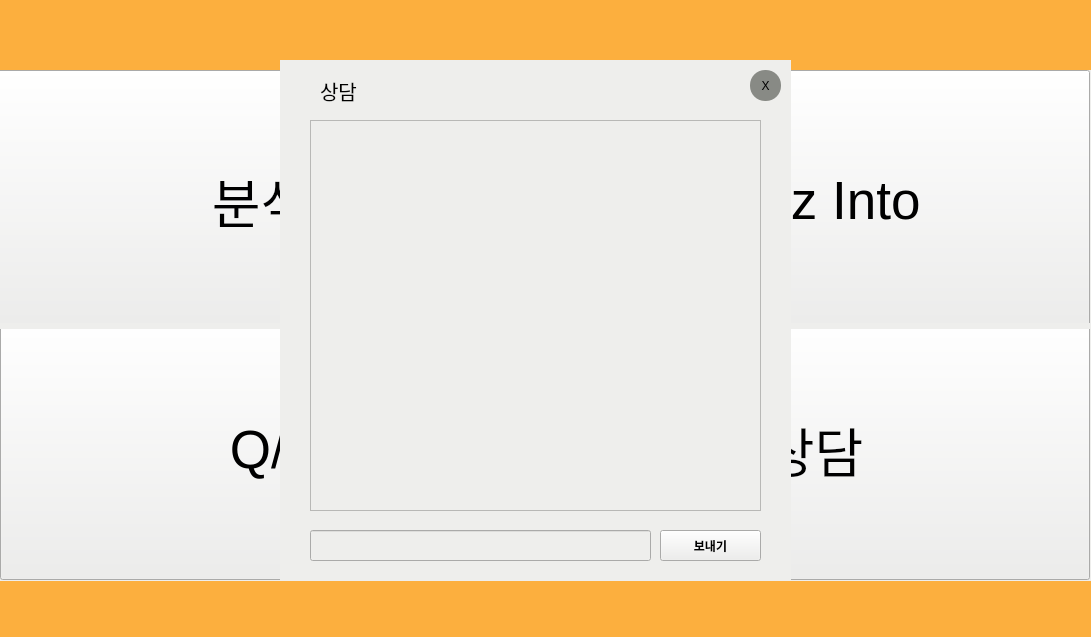
<?xml version="1.0" encoding="UTF-8"?>
<ui version="4.0">
 <class>MainWindow</class>
 <widget class="QMainWindow" name="MainWindow">
  <property name="geometry">
   <rect>
    <x>0</x>
    <y>0</y>
    <width>1091</width>
    <height>637</height>
   </rect>
  </property>
  <property name="windowTitle">
   <string>MainWindow</string>
  </property>
  <property name="styleSheet">
   <string notr="true">background-color: rgb(252, 175, 62);</string>
  </property>
  <widget class="QWidget" name="centralwidget">
   <widget class="QWidget" name="login_widget" native="true">
    <property name="geometry">
     <rect>
      <x>260</x>
      <y>100</y>
      <width>539</width>
      <height>335</height>
     </rect>
    </property>
    <property name="styleSheet">
     <string notr="true">background-color: rgb(238, 238, 236);
border-radius: 25px;
</string>
    </property>
    <widget class="QLabel" name="label_2">
     <property name="geometry">
      <rect>
       <x>110</x>
       <y>150</y>
       <width>67</width>
       <height>21</height>
      </rect>
     </property>
     <property name="text">
      <string>ID</string>
     </property>
    </widget>
    <widget class="QLabel" name="label_3">
     <property name="geometry">
      <rect>
       <x>110</x>
       <y>210</y>
       <width>67</width>
       <height>21</height>
      </rect>
     </property>
     <property name="text">
      <string>PW</string>
     </property>
    </widget>
    <widget class="QLineEdit" name="login_id">
     <property name="geometry">
      <rect>
       <x>200</x>
       <y>150</y>
       <width>113</width>
       <height>25</height>
      </rect>
     </property>
     <property name="styleSheet">
      <string notr="true">border-style: solid;
border-width: 2px;
color: black;
</string>
     </property>
    </widget>
    <widget class="QLineEdit" name="login_pw">
     <property name="geometry">
      <rect>
       <x>200</x>
       <y>210</y>
       <width>113</width>
       <height>25</height>
      </rect>
     </property>
     <property name="styleSheet">
      <string notr="true">border-style: solid;
border-width: 2px;
color: black;
</string>
     </property>
    </widget>
    <widget class="QPushButton" name="login_btn">
     <property name="geometry">
      <rect>
       <x>340</x>
       <y>150</y>
       <width>89</width>
       <height>81</height>
      </rect>
     </property>
     <property name="palette">
      <palette>
       <active>
        <colorrole role="Button">
         <brush brushstyle="SolidPattern">
          <color alpha="255">
           <red>136</red>
           <green>138</green>
           <blue>133</blue>
          </color>
         </brush>
        </colorrole>
        <colorrole role="Base">
         <brush brushstyle="SolidPattern">
          <color alpha="255">
           <red>136</red>
           <green>138</green>
           <blue>133</blue>
          </color>
         </brush>
        </colorrole>
        <colorrole role="Window">
         <brush brushstyle="SolidPattern">
          <color alpha="255">
           <red>136</red>
           <green>138</green>
           <blue>133</blue>
          </color>
         </brush>
        </colorrole>
       </active>
       <inactive>
        <colorrole role="Button">
         <brush brushstyle="SolidPattern">
          <color alpha="255">
           <red>136</red>
           <green>138</green>
           <blue>133</blue>
          </color>
         </brush>
        </colorrole>
        <colorrole role="Base">
         <brush brushstyle="SolidPattern">
          <color alpha="255">
           <red>136</red>
           <green>138</green>
           <blue>133</blue>
          </color>
         </brush>
        </colorrole>
        <colorrole role="Window">
         <brush brushstyle="SolidPattern">
          <color alpha="255">
           <red>136</red>
           <green>138</green>
           <blue>133</blue>
          </color>
         </brush>
        </colorrole>
       </inactive>
       <disabled>
        <colorrole role="Button">
         <brush brushstyle="SolidPattern">
          <color alpha="255">
           <red>136</red>
           <green>138</green>
           <blue>133</blue>
          </color>
         </brush>
        </colorrole>
        <colorrole role="Base">
         <brush brushstyle="SolidPattern">
          <color alpha="255">
           <red>136</red>
           <green>138</green>
           <blue>133</blue>
          </color>
         </brush>
        </colorrole>
        <colorrole role="Window">
         <brush brushstyle="SolidPattern">
          <color alpha="255">
           <red>136</red>
           <green>138</green>
           <blue>133</blue>
          </color>
         </brush>
        </colorrole>
       </disabled>
      </palette>
     </property>
     <property name="styleSheet">
      <string notr="true">QPushButton{
background-color: rgb(136, 138, 133);
border-style: solid;
border-radius: 20px
}
QPushButton:hover{
background-color: rgb(180, 255, 255);
border-style: solid;
border-radius: 20px}

QPushButton:pressed{
background-color: rgb(100, 255, 255);
border-style: solid;
border-radius: 20px}
</string>
     </property>
     <property name="text">
      <string>Login</string>
     </property>
    </widget>
    <widget class="QPushButton" name="sign_up_btn">
     <property name="geometry">
      <rect>
       <x>340</x>
       <y>250</y>
       <width>89</width>
       <height>25</height>
      </rect>
     </property>
     <property name="styleSheet">
      <string notr="true">QPushButton{
background-color: rgb(136, 138, 133);
border-style: solid;
border-radius: 5px
}
QPushButton:hover{
background-color: rgb(180, 255, 255);
border-style: solid;
border-radius: 5px}

QPushButton:pressed{
background-color: rgb(100, 255, 255);
border-style: solid;
border-radius: 5px}
</string>
     </property>
     <property name="text">
      <string>sign_up</string>
     </property>
    </widget>
    <widget class="QLabel" name="label">
     <property name="geometry">
      <rect>
       <x>110</x>
       <y>60</y>
       <width>281</width>
       <height>61</height>
      </rect>
     </property>
     <property name="text">
      <string>교수용 로그인</string>
     </property>
    </widget>
   </widget>
   <widget class="QWidget" name="sign_widget" native="true">
    <property name="geometry">
     <rect>
      <x>250</x>
      <y>90</y>
      <width>581</width>
      <height>381</height>
     </rect>
    </property>
    <property name="styleSheet">
     <string notr="true">background-color: rgb(238, 238, 236);
border-radius: 25px;
</string>
    </property>
    <widget class="QLabel" name="label_4">
     <property name="geometry">
      <rect>
       <x>160</x>
       <y>120</y>
       <width>67</width>
       <height>21</height>
      </rect>
     </property>
     <property name="text">
      <string>이름</string>
     </property>
    </widget>
    <widget class="QLabel" name="label_5">
     <property name="geometry">
      <rect>
       <x>160</x>
       <y>160</y>
       <width>67</width>
       <height>21</height>
      </rect>
     </property>
     <property name="text">
      <string>ID</string>
     </property>
    </widget>
    <widget class="QLineEdit" name="name">
     <property name="geometry">
      <rect>
       <x>250</x>
       <y>120</y>
       <width>113</width>
       <height>25</height>
      </rect>
     </property>
     <property name="styleSheet">
      <string notr="true">border-style: solid;
border-width: 2px;
color: black;
</string>
     </property>
     <property name="text">
      <string/>
     </property>
    </widget>
    <widget class="QLineEdit" name="sign_id">
     <property name="geometry">
      <rect>
       <x>250</x>
       <y>160</y>
       <width>113</width>
       <height>25</height>
      </rect>
     </property>
     <property name="styleSheet">
      <string notr="true">border-style: solid;
border-width: 2px;
color: black;
</string>
     </property>
    </widget>
    <widget class="QLabel" name="label_6">
     <property name="geometry">
      <rect>
       <x>160</x>
       <y>30</y>
       <width>281</width>
       <height>61</height>
      </rect>
     </property>
     <property name="text">
      <string>회원가입</string>
     </property>
    </widget>
    <widget class="QLineEdit" name="sign_pw">
     <property name="geometry">
      <rect>
       <x>250</x>
       <y>200</y>
       <width>113</width>
       <height>25</height>
      </rect>
     </property>
     <property name="styleSheet">
      <string notr="true">border-style: solid;
border-width: 2px;
color: black;
</string>
     </property>
    </widget>
    <widget class="QLabel" name="label_7">
     <property name="geometry">
      <rect>
       <x>160</x>
       <y>200</y>
       <width>67</width>
       <height>21</height>
      </rect>
     </property>
     <property name="text">
      <string>PW</string>
     </property>
    </widget>
    <widget class="QPushButton" name="confirm_btn">
     <property name="geometry">
      <rect>
       <x>150</x>
       <y>280</y>
       <width>89</width>
       <height>25</height>
      </rect>
     </property>
     <property name="styleSheet">
      <string notr="true">QPushButton{
background-color: rgb(136, 138, 133);
border-style: solid;
border-radius: 20px
}
QPushButton:hover{
background-color: rgb(180, 255, 255);
border-style: solid;
border-radius: 20px}

QPushButton:pressed{
background-color: rgb(100, 255, 255);
border-style: solid;
border-radius: 20px}
</string>
     </property>
     <property name="text">
      <string>확인</string>
     </property>
    </widget>
    <widget class="QPushButton" name="back_btn">
     <property name="geometry">
      <rect>
       <x>270</x>
       <y>280</y>
       <width>89</width>
       <height>25</height>
      </rect>
     </property>
     <property name="styleSheet">
      <string notr="true">QPushButton{
background-color: rgb(136, 138, 133);
border-style: solid;
border-radius: 20px
}
QPushButton:hover{
background-color: rgb(180, 255, 255);
border-style: solid;
border-radius: 20px}

QPushButton:pressed{
background-color: rgb(100, 255, 255);
border-style: solid;
border-radius: 20px}
</string>
     </property>
     <property name="text">
      <string>취소</string>
     </property>
    </widget>
    <widget class="QPushButton" name="idcheck_btn">
     <property name="geometry">
      <rect>
       <x>380</x>
       <y>160</y>
       <width>89</width>
       <height>25</height>
      </rect>
     </property>
     <property name="styleSheet">
      <string notr="true">QPushButton{
background-color: rgb(136, 138, 133);
border-style: solid;
border-radius: 20px
}
QPushButton:hover{
background-color: rgb(180, 255, 255);
border-style: solid;
border-radius: 20px}

QPushButton:pressed{
background-color: rgb(100, 255, 255);
border-style: solid;
border-radius: 20px}
</string>
     </property>
     <property name="text">
      <string>중복확인</string>
     </property>
    </widget>
    <widget class="QLineEdit" name="sign_pw_2">
     <property name="geometry">
      <rect>
       <x>250</x>
       <y>240</y>
       <width>113</width>
       <height>25</height>
      </rect>
     </property>
     <property name="styleSheet">
      <string notr="true">border-style: solid;
border-width: 2px;
color: black;
</string>
     </property>
     <property name="text">
      <string/>
     </property>
    </widget>
    <widget class="QLabel" name="label_8">
     <property name="geometry">
      <rect>
       <x>160</x>
       <y>240</y>
       <width>67</width>
       <height>21</height>
      </rect>
     </property>
     <property name="text">
      <string>PW 확인</string>
     </property>
    </widget>
   </widget>
   <widget class="QWidget" name="menu_widget" native="true">
    <property name="geometry">
     <rect>
      <x>0</x>
      <y>70</y>
      <width>1091</width>
      <height>511</height>
     </rect>
    </property>
    <property name="styleSheet">
     <string notr="true">background-color: rgb(238, 238, 236);</string>
    </property>
    <widget class="QWidget" name="gridLayoutWidget">
     <property name="geometry">
      <rect>
       <x>0</x>
       <y>0</y>
       <width>1091</width>
       <height>511</height>
      </rect>
     </property>
     <layout class="QGridLayout" name="gridLayout">
      <item row="1" column="2">
       <widget class="QWidget" name="widget_4" native="true">
        <widget class="QPushButton" name="quiz_btn">
         <property name="geometry">
          <rect>
           <x>-10</x>
           <y>0</y>
           <width>551</width>
           <height>261</height>
          </rect>
         </property>
         <property name="font">
          <font>
           <pointsize>40</pointsize>
          </font>
         </property>
         <property name="text">
          <string>Quiz Into</string>
         </property>
        </widget>
       </widget>
      </item>
      <item row="1" column="1">
       <widget class="QWidget" name="widget_3" native="true">
        <widget class="QPushButton" name="learn_btn">
         <property name="geometry">
          <rect>
           <x>-30</x>
           <y>0</y>
           <width>581</width>
           <height>261</height>
          </rect>
         </property>
         <property name="font">
          <font>
           <pointsize>40</pointsize>
          </font>
         </property>
         <property name="acceptDrops">
          <bool>false</bool>
         </property>
         <property name="autoFillBackground">
          <bool>false</bool>
         </property>
         <property name="styleSheet">
          <string notr="true"/>
         </property>
         <property name="inputMethodHints">
          <set>Qt::ImhNone</set>
         </property>
         <property name="text">
          <string>분석</string>
         </property>
         <property name="autoRepeat">
          <bool>false</bool>
         </property>
         <property name="autoExclusive">
          <bool>false</bool>
         </property>
         <property name="autoDefault">
          <bool>false</bool>
         </property>
         <property name="default">
          <bool>false</bool>
         </property>
         <property name="flat">
          <bool>false</bool>
         </property>
        </widget>
       </widget>
      </item>
      <item row="2" column="2">
       <widget class="QWidget" name="widget_6" native="true">
        <widget class="QPushButton" name="chat_btn">
         <property name="geometry">
          <rect>
           <x>-10</x>
           <y>-10</y>
           <width>551</width>
           <height>261</height>
          </rect>
         </property>
         <property name="font">
          <font>
           <pointsize>40</pointsize>
          </font>
         </property>
         <property name="text">
          <string>상담</string>
         </property>
        </widget>
       </widget>
      </item>
      <item row="2" column="1">
       <widget class="QWidget" name="widget_5" native="true">
        <widget class="QPushButton" name="qa_btn">
         <property name="geometry">
          <rect>
           <x>0</x>
           <y>-10</y>
           <width>551</width>
           <height>261</height>
          </rect>
         </property>
         <property name="font">
          <font>
           <pointsize>40</pointsize>
          </font>
         </property>
         <property name="text">
          <string>Q/A</string>
         </property>
        </widget>
       </widget>
      </item>
     </layout>
    </widget>
   </widget>
   <widget class="QWidget" name="select_widget" native="true">
    <property name="geometry">
     <rect>
      <x>400</x>
      <y>80</y>
      <width>291</width>
      <height>391</height>
     </rect>
    </property>
    <property name="styleSheet">
     <string notr="true">background-color: rgb(238, 238, 236);
border-style: solid;
border-width: 2px;
border-color: balck;</string>
    </property>
    <widget class="QLabel" name="label_10">
     <property name="geometry">
      <rect>
       <x>20</x>
       <y>10</y>
       <width>151</width>
       <height>21</height>
      </rect>
     </property>
     <property name="styleSheet">
      <string notr="true">border-style: solid;
border-width: 0px;
border-color: balck;</string>
     </property>
     <property name="text">
      <string>현재 접속중인 학생</string>
     </property>
    </widget>
    <widget class="QPushButton" name="exit_st">
     <property name="geometry">
      <rect>
       <x>260</x>
       <y>10</y>
       <width>21</width>
       <height>21</height>
      </rect>
     </property>
     <property name="palette">
      <palette>
       <active>
        <colorrole role="Button">
         <brush brushstyle="SolidPattern">
          <color alpha="255">
           <red>136</red>
           <green>138</green>
           <blue>133</blue>
          </color>
         </brush>
        </colorrole>
        <colorrole role="Base">
         <brush brushstyle="SolidPattern">
          <color alpha="255">
           <red>136</red>
           <green>138</green>
           <blue>133</blue>
          </color>
         </brush>
        </colorrole>
        <colorrole role="Window">
         <brush brushstyle="SolidPattern">
          <color alpha="255">
           <red>136</red>
           <green>138</green>
           <blue>133</blue>
          </color>
         </brush>
        </colorrole>
       </active>
       <inactive>
        <colorrole role="Button">
         <brush brushstyle="SolidPattern">
          <color alpha="255">
           <red>136</red>
           <green>138</green>
           <blue>133</blue>
          </color>
         </brush>
        </colorrole>
        <colorrole role="Base">
         <brush brushstyle="SolidPattern">
          <color alpha="255">
           <red>136</red>
           <green>138</green>
           <blue>133</blue>
          </color>
         </brush>
        </colorrole>
        <colorrole role="Window">
         <brush brushstyle="SolidPattern">
          <color alpha="255">
           <red>136</red>
           <green>138</green>
           <blue>133</blue>
          </color>
         </brush>
        </colorrole>
       </inactive>
       <disabled>
        <colorrole role="Button">
         <brush brushstyle="SolidPattern">
          <color alpha="255">
           <red>136</red>
           <green>138</green>
           <blue>133</blue>
          </color>
         </brush>
        </colorrole>
        <colorrole role="Base">
         <brush brushstyle="SolidPattern">
          <color alpha="255">
           <red>136</red>
           <green>138</green>
           <blue>133</blue>
          </color>
         </brush>
        </colorrole>
        <colorrole role="Window">
         <brush brushstyle="SolidPattern">
          <color alpha="255">
           <red>136</red>
           <green>138</green>
           <blue>133</blue>
          </color>
         </brush>
        </colorrole>
       </disabled>
      </palette>
     </property>
     <property name="styleSheet">
      <string notr="true">QPushButton{
background-color: rgb(136, 138, 133);
border-style: solid;
border-radius: 15px
}
QPushButton:hover{
background-color: rgb(180, 255, 255);
border-style: solid;
border-radius: 15px}

QPushButton:pressed{
background-color: rgb(100, 255, 255);
border-style: solid;
border-radius: 15px}
</string>
     </property>
     <property name="text">
      <string>X</string>
     </property>
    </widget>
    <widget class="QWidget" name="verticalLayoutWidget">
     <property name="geometry">
      <rect>
       <x>0</x>
       <y>40</y>
       <width>291</width>
       <height>301</height>
      </rect>
     </property>
     <layout class="QVBoxLayout" name="verticalLayout">
      <item>
       <widget class="QListWidget" name="listWidget"/>
      </item>
     </layout>
    </widget>
    <widget class="QPushButton" name="conect_btn">
     <property name="geometry">
      <rect>
       <x>100</x>
       <y>350</y>
       <width>89</width>
       <height>25</height>
      </rect>
     </property>
     <property name="styleSheet">
      <string notr="true">QPushButton{
background-color: rgb(136, 138, 133);
border-style: solid;
border-radius: 15px
}
QPushButton:hover{
background-color: rgb(180, 255, 255);
border-style: solid;
border-radius: 15px}

QPushButton:pressed{
background-color: rgb(100, 255, 255);
border-style: solid;
border-radius: 15px}
</string>
     </property>
     <property name="text">
      <string>연결하기</string>
     </property>
    </widget>
   </widget>
   <widget class="QWidget" name="chat_widget" native="true">
    <property name="geometry">
     <rect>
      <x>280</x>
      <y>60</y>
      <width>511</width>
      <height>521</height>
     </rect>
    </property>
    <property name="styleSheet">
     <string notr="true">background-color: rgb(238, 238, 236);</string>
    </property>
    <widget class="QTextBrowser" name="chat_bro_2">
     <property name="geometry">
      <rect>
       <x>30</x>
       <y>60</y>
       <width>451</width>
       <height>391</height>
      </rect>
     </property>
    </widget>
    <widget class="QPushButton" name="send_btn_2">
     <property name="geometry">
      <rect>
       <x>380</x>
       <y>470</y>
       <width>101</width>
       <height>31</height>
      </rect>
     </property>
     <property name="font">
      <font>
       <family>Sans</family>
       <weight>75</weight>
       <italic>false</italic>
       <bold>true</bold>
      </font>
     </property>
     <property name="text">
      <string>보내기</string>
     </property>
    </widget>
    <widget class="QLabel" name="chat_title_2">
     <property name="geometry">
      <rect>
       <x>40</x>
       <y>10</y>
       <width>161</width>
       <height>41</height>
      </rect>
     </property>
     <property name="font">
      <font>
       <pointsize>15</pointsize>
      </font>
     </property>
     <property name="text">
      <string>상담</string>
     </property>
    </widget>
    <widget class="QLineEdit" name="chat_input_2">
     <property name="geometry">
      <rect>
       <x>30</x>
       <y>470</y>
       <width>341</width>
       <height>31</height>
      </rect>
     </property>
     <property name="text">
      <string/>
     </property>
    </widget>
    <widget class="QPushButton" name="chat_exit_bt">
     <property name="geometry">
      <rect>
       <x>470</x>
       <y>10</y>
       <width>31</width>
       <height>31</height>
      </rect>
     </property>
     <property name="palette">
      <palette>
       <active>
        <colorrole role="Button">
         <brush brushstyle="SolidPattern">
          <color alpha="255">
           <red>136</red>
           <green>138</green>
           <blue>133</blue>
          </color>
         </brush>
        </colorrole>
        <colorrole role="Base">
         <brush brushstyle="SolidPattern">
          <color alpha="255">
           <red>136</red>
           <green>138</green>
           <blue>133</blue>
          </color>
         </brush>
        </colorrole>
        <colorrole role="Window">
         <brush brushstyle="SolidPattern">
          <color alpha="255">
           <red>136</red>
           <green>138</green>
           <blue>133</blue>
          </color>
         </brush>
        </colorrole>
       </active>
       <inactive>
        <colorrole role="Button">
         <brush brushstyle="SolidPattern">
          <color alpha="255">
           <red>136</red>
           <green>138</green>
           <blue>133</blue>
          </color>
         </brush>
        </colorrole>
        <colorrole role="Base">
         <brush brushstyle="SolidPattern">
          <color alpha="255">
           <red>136</red>
           <green>138</green>
           <blue>133</blue>
          </color>
         </brush>
        </colorrole>
        <colorrole role="Window">
         <brush brushstyle="SolidPattern">
          <color alpha="255">
           <red>136</red>
           <green>138</green>
           <blue>133</blue>
          </color>
         </brush>
        </colorrole>
       </inactive>
       <disabled>
        <colorrole role="Button">
         <brush brushstyle="SolidPattern">
          <color alpha="255">
           <red>136</red>
           <green>138</green>
           <blue>133</blue>
          </color>
         </brush>
        </colorrole>
        <colorrole role="Base">
         <brush brushstyle="SolidPattern">
          <color alpha="255">
           <red>136</red>
           <green>138</green>
           <blue>133</blue>
          </color>
         </brush>
        </colorrole>
        <colorrole role="Window">
         <brush brushstyle="SolidPattern">
          <color alpha="255">
           <red>136</red>
           <green>138</green>
           <blue>133</blue>
          </color>
         </brush>
        </colorrole>
       </disabled>
      </palette>
     </property>
     <property name="styleSheet">
      <string notr="true">QPushButton{
background-color: rgb(136, 138, 133);
border-style: solid;
border-radius: 15px
}
QPushButton:hover{
background-color: rgb(180, 255, 255);
border-style: solid;
border-radius: 15px}

QPushButton:pressed{
background-color: rgb(100, 255, 255);
border-style: solid;
border-radius: 15px}
</string>
     </property>
     <property name="text">
      <string>X</string>
     </property>
    </widget>
   </widget>
  </widget>
 </widget>
 <resources/>
 <connections/>
</ui>
